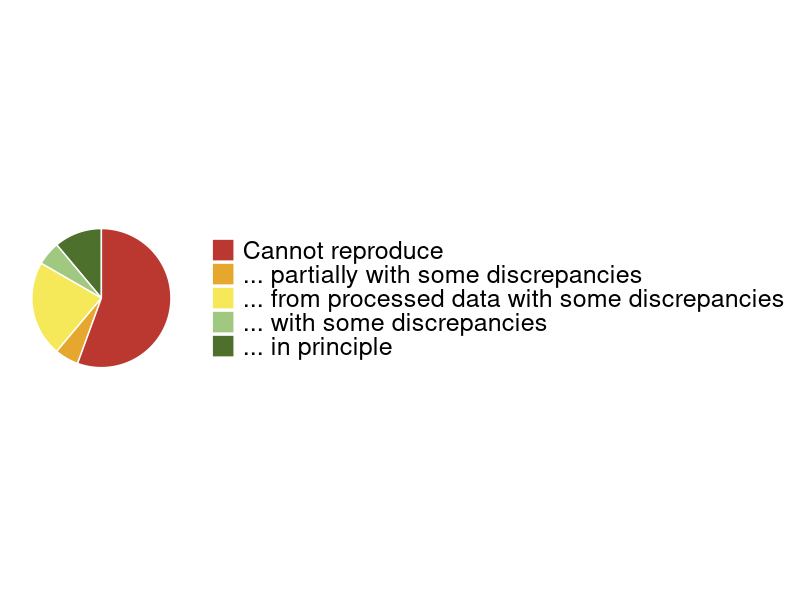
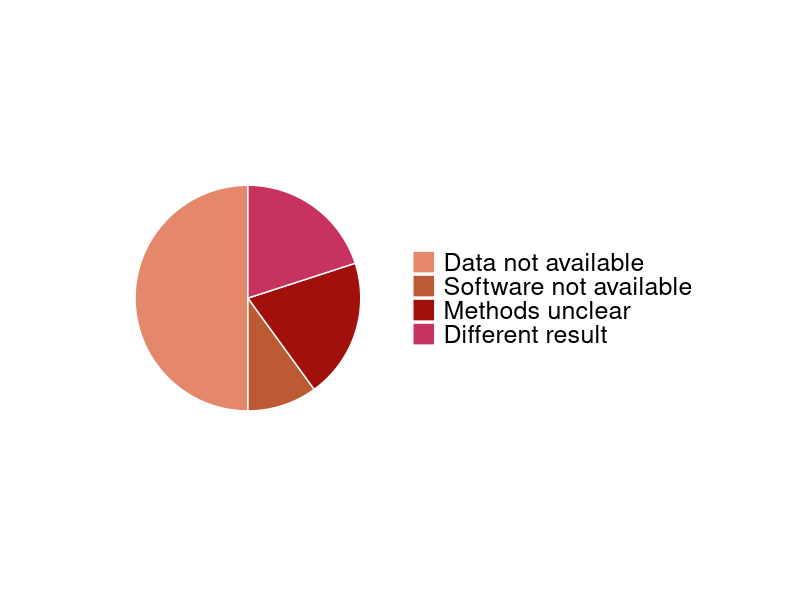

The R source for these figures, in order:
## ---- chunk 1
library(ggplot2)
library(gtable)
blank_theme <- theme_minimal() +
    theme(
        axis.title.x = element_blank(),
        axis.title.y = element_blank(),
        panel.border = element_blank(),
        panel.grid   = element_blank(),
        axis.ticks   = element_blank(),
        legend.title = element_blank())
## ---- chunk 2
items = c("... in principle",
          "... with some discrepancies",
          "... from processed data with some discrepancies",
          "... partially with some discrepancies",
          "Cannot reproduce")
ioannidis_1 <- data.frame(
    result = factor(items, levels = items),
    value  = c(2, 1, 4, 1, 10))
items = c("Data not available",
          "Software not available",
          "Methods unclear",
          "Different result")
ioannidis_2 <- data.frame(
    result = factor(items, levels = items),
    value  = c(5, 1, 2, 2))
## ---- chunk 3
#| fig-width: 10
#| fig-height: 5
pie_1_colours <- c("#4D702D","#A1C880","#F5E959","#E6A72E","#BA382F")
ggplot(ioannidis_1, aes(x    = "",
                        y    = value,
                        fill = result)) +
    geom_bar(width = 1,
             stat  = "identity",
             color = "white") +
    coord_polar("y", start = 0) +
    scale_fill_manual(values = pie_1_colours) +
    blank_theme +
    theme(axis.text.x     = element_blank(),
          legend.text     = element_text(size = 18),
          legend.position = "right") +
    guides(fill = guide_legend(reverse = TRUE))
## ---- chunk 4
#| fig-width: 10
#| fig-height: 5
pie_2_colours <- c("#E5876B","#BC5B33","#A2100C","#C8325E")
ggplot(ioannidis_2, aes(x    = "",
                        y    = value,
                        fill = result)) +
    geom_bar(width = 1,
             stat  = "identity",
             color = "white") +
    coord_polar("y", start = 0) +
    scale_fill_manual(values = pie_2_colours) +
    blank_theme +
    theme(axis.text.x      = element_blank(),
          legend.position  = "right",
          legend.text      = element_text(size = 18),
          legend.direction = "vertical",
          plot.margin      = grid::unit(c(5, 5, 5, 5), 'lines'))
